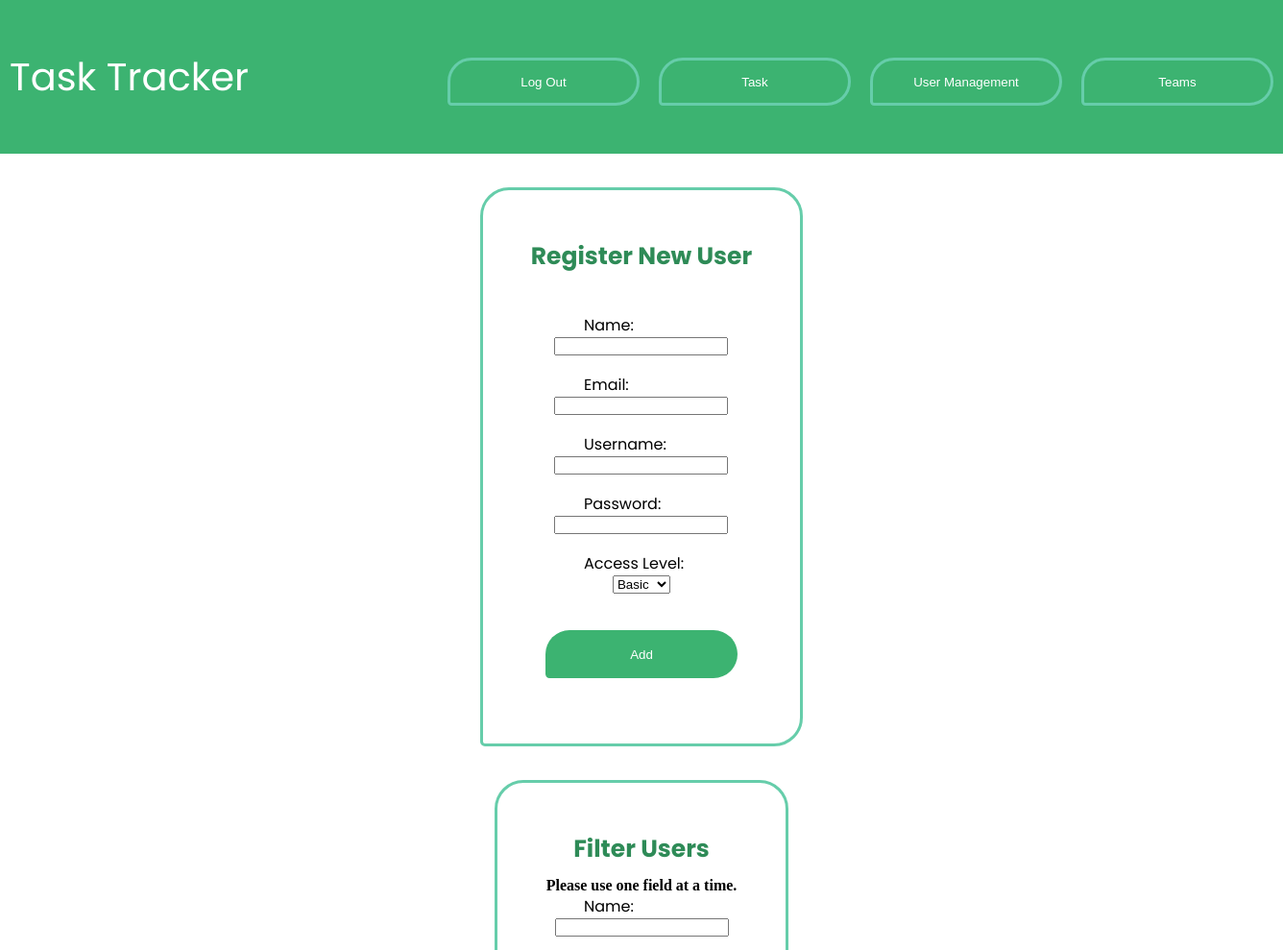
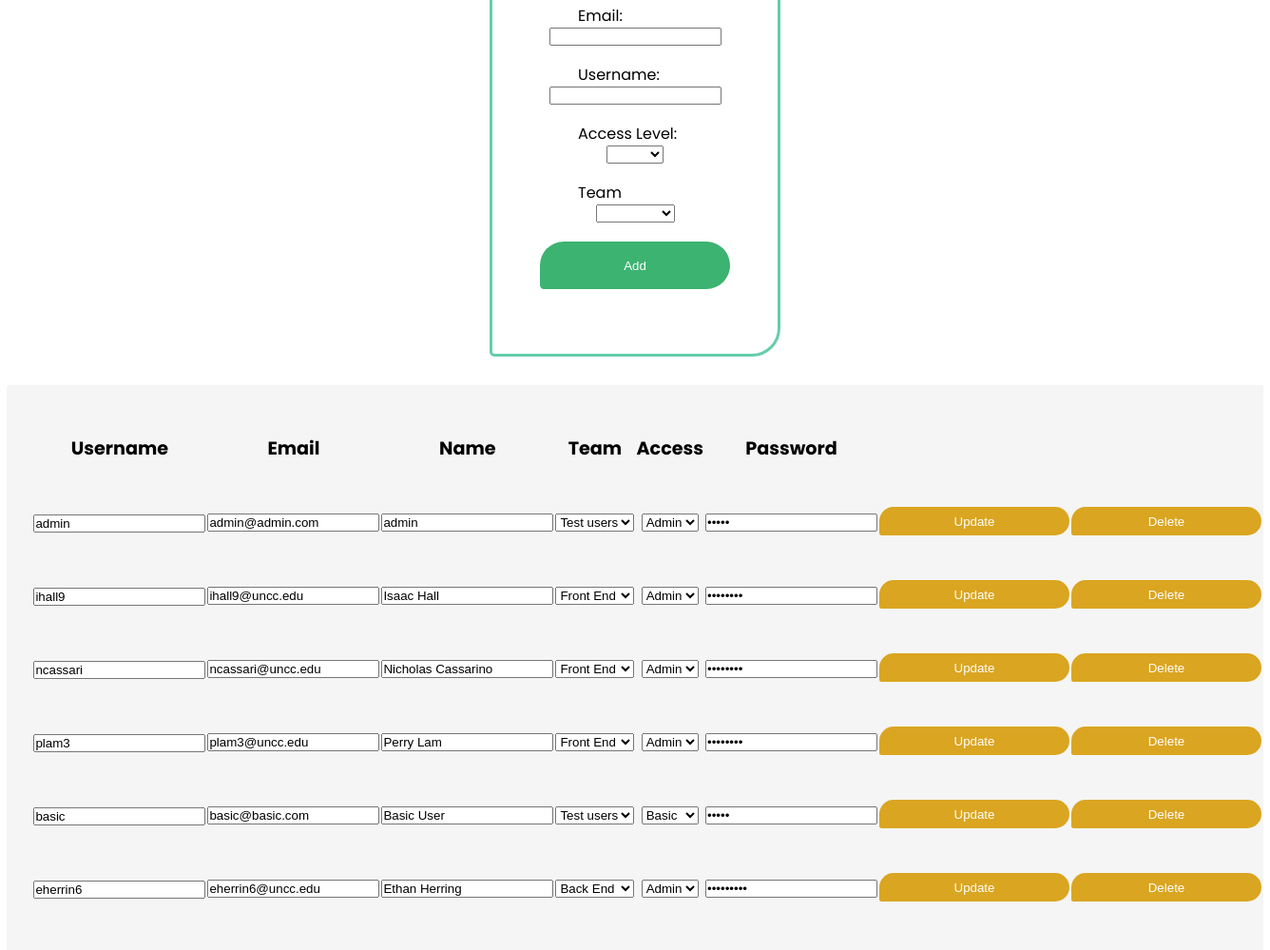
Page /ViewUsers (signed in) on the committed database (2 pictures, top to bottom).
### models.py (models this page shows, shortened)
class User(db.Model):
    id = db.Column(db.Integer, primary_key=True)
    name = db.Column(db.String(4150))
    email = db.Column(db.String(4150), unique=True)
    username = db.Column(db.String(100), unique=True)
    password = db.Column(db.String(100))
    access = db.Column(db.Boolean)  # True if admin, False otherwise
    pinnedTask = db.Column(db.String(4150))
    team = db.Column(db.String(4150))

### app.py (the view, shortened to what this page needs)
@app.route('/ViewUsers', methods=['GET', 'POST'])
def view_users():
    global user
    user_list = User.query.all()
    team_list = Team.query.all()
    if user == User:
        return render_template('login.html', error="Please Log In To access this page")
    return render_template('ViewUsers.html', user_list=user_list, user=user, team_list=team_list)

### templates/ViewUsers.html (shortened to what this page needs)
<!DOCTYPE html>
<html lang="en">
<head>
    <link rel="stylesheet" href="{{ url_for('static',filename='main.css') }}">
</head>
<div class="index-wrapper">
    <a class="index-header" href="/">
        Task Tracker
    </a>
    <div class="top-contain">
        <a href="/logout">
            <button class="top-bar">Log Out</button>
        </a>
        <a href="/task">
            <button class="top-bar">Task</button>
        </a>
        <a href="/ViewUsers">
            <button class="top-bar">User Management</button>
        </a>
        <a href="/viewTeam">
            <button class="top-bar">Teams</button>
        </a>
    </div>
</div>
{% if user.access==1 %}
    <body>
    <form action="/ViewUsers" method="post">
        <div class="register-container">
            <h3 class="register-head">Register New User</h3>
            <label>Name:</label>
            <input required type="text" name="name" value="{{ request.form['name'] }}">
            <br>
            <label>Email:</label>
            <input required type="text" name="email" value="{{ request.form['email'] }}">
            <br>
            <label>Username:</label>
            <input required type="text" name="username" value="{{ request.form['username'] }}">
            <br>
            <label>Password:</label>
            <input required type="text" name="password" value="{{ request.form['password'] }}">
            <br>
            <label>Access Level:</label>
            <select name="access">
                <option value="0">Basic</option>
            </select>
            <br>
            <button class="submit-button" type="submit">Add</button>
            <br>
        </div>
    </form>
    <form action="/searchUsers" method="post">
        <div class="register-container">
            <h3 class="register-head2" margin-bottom="10px">Filter Users</h3>
            <p><b>Please use one field at a time.</b></p>
            <label>Name:</label>
            <input  type="text" name="name" value="{{ request.form['name'] }}">
            <br>
            <label>Email:</label>
            <input  type="text" name="email" value="{{ request.form['email'] }}">
            <br>
            <label>Username:</label>
            <input  type="text" name="username" value="{{ request.form['username'] }}">
            <br>
            <label>Access Level:</label>
            <select name="access">
                <option value=""></option>
                <option value="0">Basic</option>
            </select>
            <br>
            <label>Team</label>
            <select name="team">
            <option value=""></option>
            {% for team in team_list %}
                <option value="{{ team.name }}">{{ team.name }}</option>
            {% endfor %}</select>
            <button class="submit-button" type="submit">Add</button>
            <br>
        </div>
    </form>
    <div class="todo">
        <table>
            <thead>
            <tr>
                <th>Username</th>
                <th>Email</th>
                <th>Name</th>
                <th>Team</th>
                <th>Access</th>
                <th>Password</th>
                <th></th>
                <th></th>
            </tr>
            </thead>
            <tbody>
            {% for user in user_list %}
                <tr>
                    <form action="/updateUser/{{ user.id }}" method="Post">
                        <td class="title"><input required type="text" name="editUsername" value="{{ user.username }}"></td>
                        <td><input required type="text" name="editEmail" value="{{ user.email }}"></td>
                        <td><input required type="text" name="editName" value="{{ user.name }}"></td>
                        <td><select name="editTeam" value="{{ user.team }}">
                            {% for team in team_list %}
                                <option value="{{ team.name }}" {% if user.team==team.name %}
                                        selected="selected"{% endif %}>{{ team.name }}</option>
                            {% endfor %}
                        </td>
                        <td><select name="editAccess">{% if user.access == 0 %}
                            <option selected value="Basic">Basic</option>
                            <option value="Admin">Admin</option> {% elif user.access == 1 %}
                            <option selected value="Admin">Admin</option>{% endif %}"></select></td>
                        <td><input required type="password" name="updatePass" value={{ user.password }}>
                        <td><a href="/updateUser/{{ user.id }}">
                            <button type="submit" class="task-button">Update</button>
                        </a></td>
                    </form>
                    <td><a href="/deleteUser/{{ user.id }}">
                        <button class="task-button">Delete</button>
                    </a>
                    </td>
                </tr>
            {% endfor %}
            </tbody>
        </table>
    </div>
{% endif %}
</body>
</html>

### static/main.css (style rules this page uses)
label:not(.ex) { display: block; float: left; width: 120px; font-family: 'Poppins', sans-serif; text-align: left; }
h3 { font-weight: bold; text-align: left; font-family: 'Poppins', sans-serif; }
th { font-size: larger; height: 75px; width: 550px; font-family: 'Poppins', sans-serif; }
td { height: 75px; }
tbody { font-family: 'Poppins', sans-serif; }
td > a > button:not(.exclude) { width: 200px; height: 30px; background-color: goldenrod; border-style: none; color: white; }
a { text-decoration: none; }
.todo { text-align: center; background-color: whitesmoke; width: 95%; margin-left: auto; margin-right: auto; padding: 2%; }
.title { font-weight: bold; font-size: larger; }
.task-button { border-radius: 30px 30px 30px 5px; }
.top-bar { background-color: mediumseagreen; border-style: solid; border-color: mediumaquamarine; border-width: 3px; color: white; height: 50px; width: 200px; margin-right: 10px; margin-left: 10px; border-radius: 30px 30px 30px 5px; }
.top-contain { margin-top: 20px; display: flex; justify-content: center; }
.index-header { color: white; display: flex; justify-content: center; font-family: 'Poppins', sans-serif; font-size: 40px; padding: 10px; }
.index-wrapper { background-color: mediumseagreen; display: flex; padding: 40px; border-radius: 30px; width: 100%; justify-content: space-between; }
* { padding: 0px; margin: 0px; }
body { display: flex; flex-direction: column; align-items: center; gap: 30px }
.submit-button { background-color: mediumseagreen; border-style: none; color: white; height: 50px; width: 200px; margin-top: 20px; border-radius: 30px 30px 30px 5px; }
.register-container { margin-top: 5px; display: flex; flex-direction: column; justify-content: center; align-items: center; padding: 50px; border: solid; border-color: mediumaquamarine; border-radius: 30px 30px 30px 5px; }
.register-head { font-size: 25px; margin-bottom: 40px; color: seagreen; font-family: 'Poppins', sans-serif; }
.register-head2 { font-size: 25px; margin-bottom: 10px; color: seagreen; font-family: 'Poppins', sans-serif; }

### rows in the picture
User: editUsername "admin", editEmail "admin@admin.com", editName "admin", editAccess "Admin"
User: editUsername "ihall9", editEmail "ihall9@uncc.edu", editName "Isaac Hall", editAccess "Admin"
User: editUsername "ncassari", editEmail "ncassari@uncc.edu", editName "Nicholas Cassarino", editAccess "Admin"
User: editUsername "plam3", editEmail "plam3@uncc.edu", editName "Perry Lam", editAccess "Admin"
User: editUsername "basic", editEmail "basic@basic.com", editName "Basic User", editAccess "Basic"
User: editUsername "eherrin6", editEmail "eherrin6@uncc.edu", editName "Ethan Herring", editAccess "Admin"

### other values in the picture
form field editTeam "Test users"
form field editTeam "Front End"
form field editTeam "Back End"
